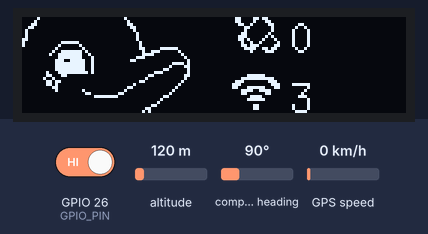
Simulated run of this sketch. Board: ESP32. On the bench: 128×32 one-colour display. The inputs (shaded band) are chosen by the test bench; at power-on: GPIO 26 (GPIO_PIN) HIGH, altitude 120 m, compass heading 90°, GPS speed 0 km/h. A WiFi scan finds three made-up networks; storage starts empty; the GPS gets a fix after 3 s at 37.7749, -122.4194 with 8 satellites; what the sketch prints to the serial monitor is not drawn.

Above: at 5.6 s.
5.7 s: GPIO 26 (GPIO_PIN) driven LOW
At 12.4 s:
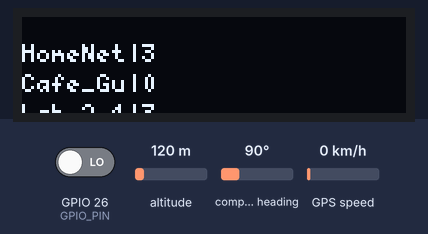
At 19.6 s:
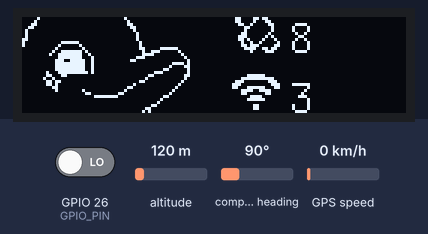
19.7 s: GPIO 26 (GPIO_PIN) driven HIGH
Timing chart, 0 to 22.7 s (numbered marks = the images above; inputs shaded):
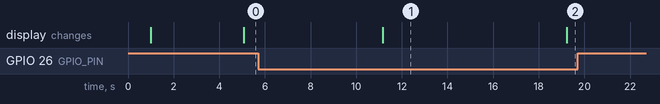

Measured:
- after the input at 5.7 s, the display: changes after 5.5 s (image 1)
- after the input at 19.7 s, every drawn part: stays the same
- what the display in image 1 shows lasts 8.0 s, from 11.2 s to 19.2 s

The sketch:

wardriver.ino
```cpp
#include "FS.h"
#include "SD.h"
#include "SPI.h"
#include "WiFi.h"
#include <TinyGPS++.h>
#include <SoftwareSerial.h>
#include "icons.h"
#include <Wire.h>
#include <U8g2lib.h>

#define GPS_TX_PIN 34
#define GPS_RX_PIN 35
#define GPIO_PIN 26

TinyGPSPlus gps;
SoftwareSerial gpsSerial(GPS_RX_PIN, GPS_TX_PIN);

U8G2_SSD1306_128X32_UNIVISION_F_HW_I2C u8g2(U8G2_R0, /* reset=*/ U8X8_PIN_NONE);

int uniqueSSIDs = 0;
String discoveredSSIDs;

int currentPage = 1;

unsigned long lastButtonPress = 0;
const unsigned long buttonInterval = 250;


void appendFile(fs::FS &fs, const char *path, const char *message) {
    Serial.printf("Appending to file: %s\n", path);

    // Open the file for reading and check for existing content
    File file = fs.open(path, FILE_READ);
    if (!file) {
        Serial.println("Failed to open file for reading");
    } else {
        // Read existing content and store it in a string
        String existingContent;
        while (file.available()) {
            existingContent += (char)file.read();
        }
        file.close();

        // Extract SSID from the message
        String newSSID = String(message);
        newSSID = newSSID.substring(newSSID.indexOf(": ") + 2, newSSID.indexOf(","));

        // Check if the new SSID already exists in the file
        if (existingContent.indexOf(newSSID) != -1 || discoveredSSIDs.indexOf(newSSID) != -1) {
            Serial.println("SSID already exists. Skipping append.");
            return;
        } else {
            uniqueSSIDs++; // Increment unique SSID count
            discoveredSSIDs += newSSID + ','; // Add new SSID to discovered list
        }
    }

    // If SSID doesn't exist, open the file for appending and write new data
    file = fs.open(path, FILE_APPEND);
    if (!file) {
        Serial.println("Failed to open file for appending");
        return;
    }
    if (file.print(message)) {
        Serial.println("Message appended");
    } else {
        Serial.println("Append failed");
    }
    file.close();
}


void setup() {

    Serial.begin(115200);

    pinMode(GPIO_PIN, INPUT_PULLUP);

    gpsSerial.begin(9600);
    delay(1000);

    u8g2.begin();
    u8g2.setBitmapMode(1);
    u8g2.setFlipMode(1);

    if (!SD.begin()) {
        Serial.println("Card Mount Failed");
        return;
    }
}

String getCapabilities(int networkIndex) {
    wifi_auth_mode_t authMode = WiFi.encryptionType(networkIndex);
    switch (authMode) {
        case WIFI_AUTH_OPEN:
            return "Open";
        case WIFI_AUTH_WEP:
            return "WEP";
        case WIFI_AUTH_WPA_PSK:
        case WIFI_AUTH_WPA2_PSK:
            return "WPA";
        case WIFI_AUTH_WPA2_ENTERPRISE:
            return "WPA2 Enterprise";
        default:
            return "Unknown";
    }
}


void loop() {
    unsigned long currentMillis = millis();

    if (digitalRead(GPIO_PIN) == LOW && currentMillis - lastButtonPress >= buttonInterval) {
        currentPage = (currentPage % 2) + 1;
        lastButtonPress = currentMillis;
    }

    switch (currentPage) {
        case 1:
            statsPage1();
            break;
        case 2:
            statsPage2();
            break;
    }

    Serial.println(WiFi.scanNetworks());

    int numNetworks = WiFi.scanNetworks();
    if (numNetworks == 0) {
        Serial.println("No networks found");
    } else {
        Serial.printf("%d networks found\n", numNetworks);
        while (gpsSerial.available() > 0) {
            if (gps.encode(gpsSerial.read())) {
                if (gps.location.isValid()) {
                    Serial.print("Latitude: ");
                    Serial.println(gps.location.lat(), 6);
                    Serial.print("Longitude: ");
                    Serial.println(gps.location.lng(), 6);
                }
                if (gps.date.isValid()) {
                    Serial.print("Date: ");
                    Serial.print(gps.date.year());
                    Serial.print("-");
                    Serial.print(gps.date.month());
                    Serial.print("-");
                    Serial.println(gps.date.day());
                }
                if (gps.time.isValid()) {
                    Serial.print("Time: ");
                    Serial.print(gps.time.hour());
                    Serial.print(":");
                    Serial.print(gps.time.minute());
                    Serial.print(":");
                    Serial.print(gps.time.second());
                    Serial.print(".");
                    Serial.println(gps.time.centisecond());
                }
            }
        }

        for (int i = 0; i < numNetworks; ++i) {
            String capabilities = getCapabilities(i);
            String networkInfo = WiFi.BSSIDstr(i) + "," + WiFi.SSID(i) + "," + capabilities + "," + String(WiFi.RSSI(i)) + "," + String(WiFi.channel(i));

            if (gps.location.isValid()) {
                networkInfo += "," + String(gps.location.lat(), 6) + "," + String(gps.location.lng(), 6);
            } else {
                networkInfo += ",,,";
            }

            networkInfo += ",0,0,0\n"; // Altitude, Accuracy, and Type are set to 0

            if (gps.location.isValid()) {
            appendFile(SD, "/wifi_networks.csv", networkInfo.c_str());
           }
        }
    }
}


void statsPage1() {

  //if (gps.location.isValid()) {

    u8g2.clearBuffer();

    u8g2.setFont(u8g2_font_7x14_tn);
    u8g2.setCursor(90, 32);
    u8g2.print(WiFi.scanNetworks());
    u8g2.drawXBMP(70, 17, 16, 16, wifi);

    u8g2.setFont(u8g2_font_7x14_tn);
    u8g2.setCursor(90, 12);
    u8g2.print(gps.satellites.value());
    u8g2.drawXBMP(70, -3, 16, 16, satellite);

        int Networks = WiFi.scanNetworks();

        switch (Networks) {
            case 0:
                u8g2.drawXBMP(0, -10, 128, 45, lonely);
                break;
            case 10 ... 20:
                u8g2.drawXBMP(0, -10, 128, 45, normal);
                break;
            case 21 ... 30:
                u8g2.drawXBMP(0, -10, 128, 45, smart);
                break;
            case 31 ... 40:
                u8g2.drawXBMP(0, -10, 128, 45, cool);
                break;
            default:
                u8g2.drawXBMP(0, -10, 128, 45, normal);
                break;
  }
    u8g2.sendBuffer();

   //} else {

   // u8g2.drawXBMP(0, 0, 128, 45, antena);
   // u8g2.sendBuffer();
  //}
}


void statsPage2() {
    u8g2.setFont(u8g2_font_5x7_tf);

    int yPos = 15;
    int numNetworks = WiFi.scanNetworks();
    if (numNetworks == 0) {
        Serial.println("No networks found");
        return;
    }

    u8g2.firstPage();
    do {
        for (int i = 0; i < numNetworks; ++i) {
            String ssid = WiFi.SSID(i);

            u8g2.setCursor(0, yPos + i * 10);
            u8g2.print(ssid.substring(0, 7));

            String info = "|" + String(WiFi.encryptionType(i));
            u8g2.print(info);

            if (u8g2.getMaxCharHeight() * (i + 1) > u8g2.getHeight()) {
                for (int j = 0; j < u8g2.getMaxCharHeight() * (i + 1) - u8g2.getHeight(); j++) {
                    u8g2.sendBuffer();
                    delay(100);
                    u8g2.clearBuffer();
                    for (int k = 0; k < numNetworks; ++k) {
                        u8g2.setCursor(0, -j + yPos + k * 10);
                        u8g2.print(WiFi.SSID(k).substring(0, 7));
                        u8g2.print("|");
                        u8g2.print(WiFi.RSSI(k));
                        u8g2.print(" dBm|");
                        u8g2.print(WiFi.channel(k));
                        u8g2.print("|");
                        if (WiFi.encryptionType(k) == WIFI_AUTH_OPEN) {
                            u8g2.print("Open");
                        } else if (WiFi.encryptionType(k) == WIFI_AUTH_WEP) {
                            u8g2.print("WEP");
                        } else if (WiFi.encryptionType(k) == WIFI_AUTH_WPA_PSK || WiFi.encryptionType(k) == WIFI_AUTH_WPA2_PSK) {
                            u8g2.print("WPA");
                        } else if (WiFi.encryptionType(k) == WIFI_AUTH_WPA2_ENTERPRISE) {
                            u8g2.print("WPA2 Enterprise");
                        } else {
                            u8g2.print("Unknown");
                        }
                    }
                }
            }
        }
    } while (u8g2.nextPage());
}
```

Source omitted: icons.h (data table, 60399 bytes)
